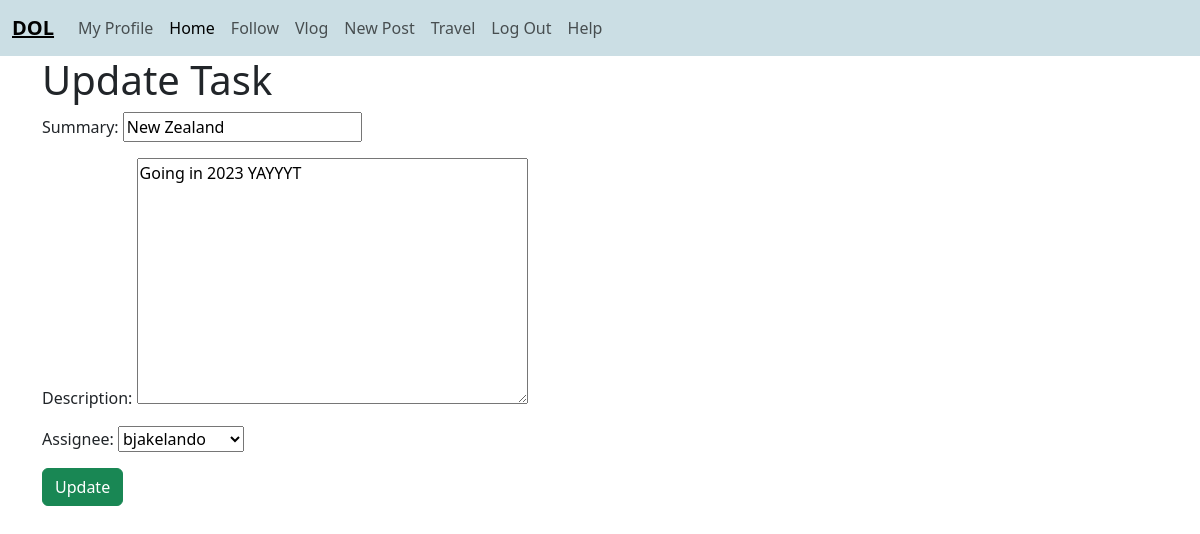
The app's page /wishes/1/edit/ (signed in), older data.
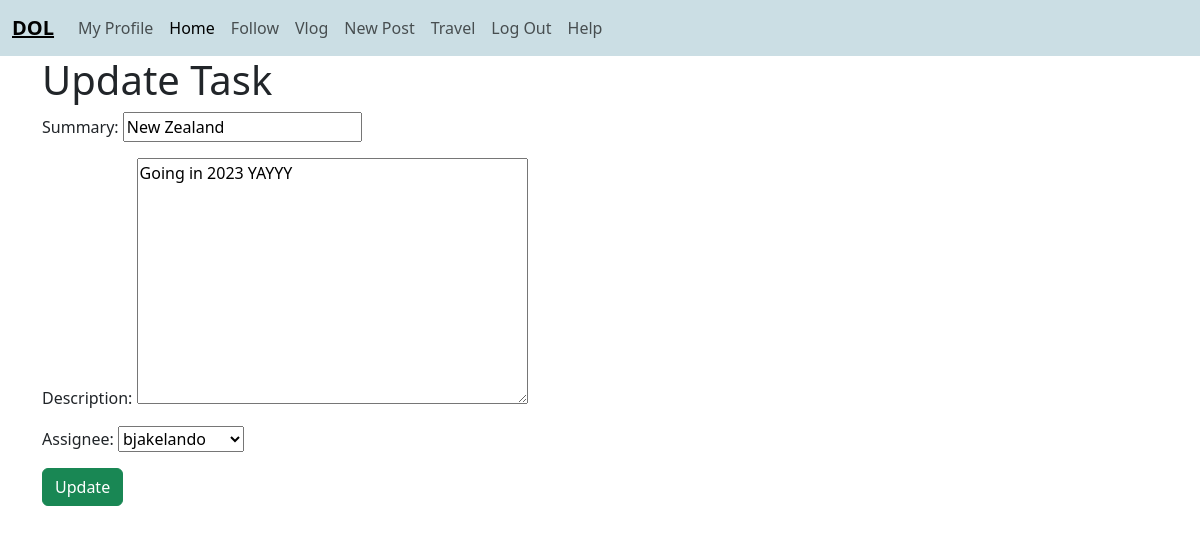
The same page, newer data.
### wishes/models.py (models this page shows, shortened)
class Wish(models.Model):
    summary = models.CharField(max_length=256)
    description = models.TextField()
    status = models.ForeignKey(
    Status,
    on_delete=models.CASCADE,
    null = True
    )
    author = models.ForeignKey(
        get_user_model(),
        on_delete=models.CASCADE
    )
    assignee = models.ForeignKey(
        get_user_model(),
        on_delete=models.CASCADE,
        null = True,
        related_name= "assignee"
    )
    created_on = models.DateTimeField(auto_now_add=True)

### wishes/views.py (the view, shortened to what this page needs)
# urls.py: path('<int:pk>/edit/', views.WishUpdateView.as_view(), name='edit_wish'),
class WishUpdateView(LoginRequiredMixin, UpdateView):
    template_name = "wishes/edit.html"
    model = Wish
    fields = ['summary', 'description', 'assignee']

### templates/wishes/edit.html (shortened to what this page needs)
{% extends 'base.html' %}
{% block content %}
<h1>Update Task</h1>
<form method="POST">
    {{ form.as_p }}
    <a href="{% url 'board' %}"></a><input type="submit" class ="btn btn-success" value = "Update">
</form>
{% endblock content %}

Row changes from the older to the newer data that the page shows:
changed Wish "New Zealand": description "Going in 2023 YAYYYT" → "Going in 2023 YAYYY"
